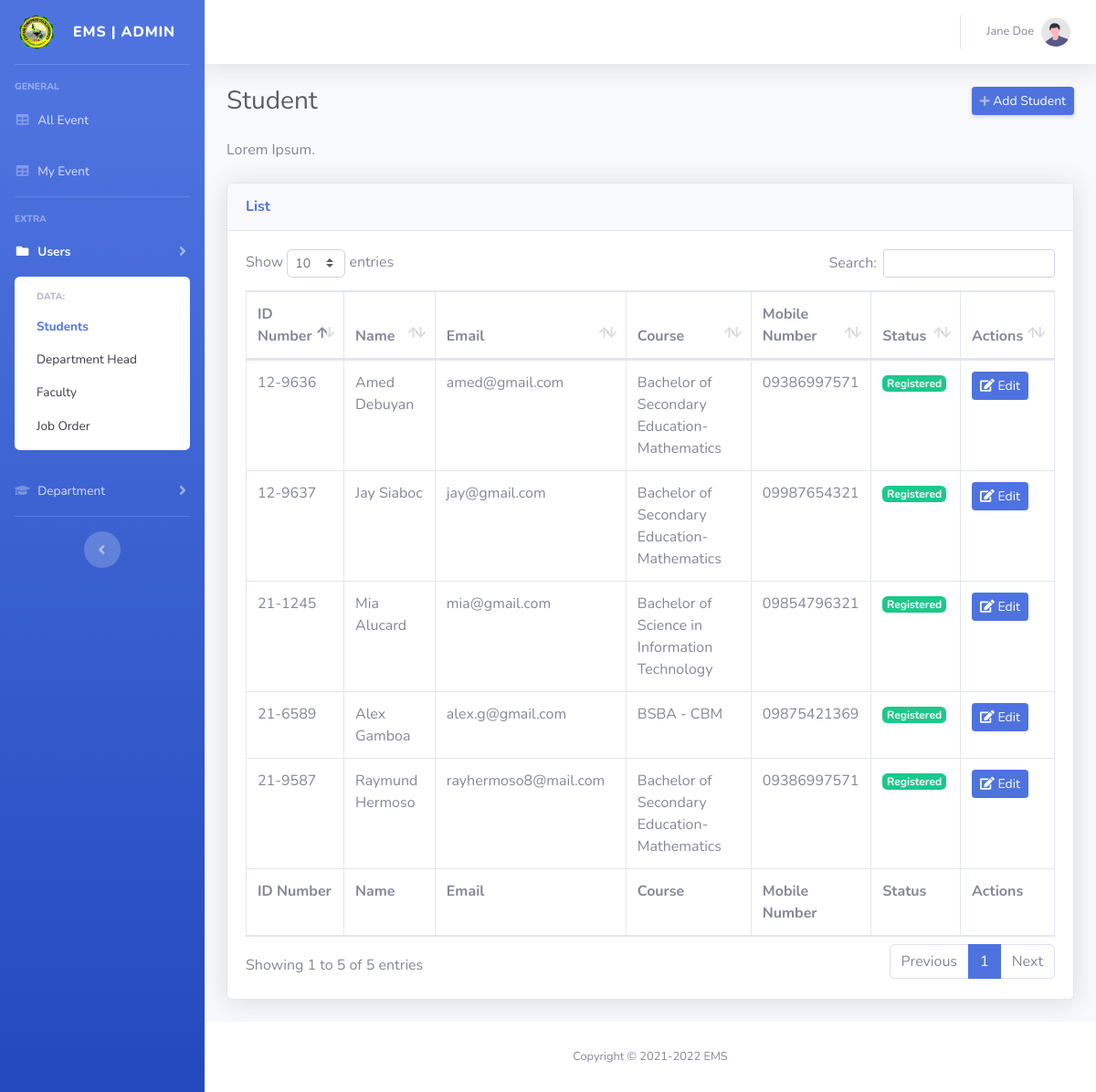
The app's page /admin/pages/student.php (signed in) with its own data.
### tables this page shows
CREATE TABLE `tbl_users` (
  `user_id` int(11) NOT NULL,
  `id_number` varchar(50) NOT NULL,
  `firstname` varchar(200) NOT NULL,
  `middlename` varchar(200) NOT NULL,
  `lastname` varchar(200) NOT NULL,
  `email` varchar(200) NOT NULL,
  `mobile_number` varchar(50) NOT NULL,
  `username` varchar(200) NOT NULL,
  `password` varchar(200) NOT NULL,
  `role` int(11) DEFAULT NULL,
  `role_all` int(11) NOT NULL
);

CREATE TABLE `tbl_student` (
  `id` int(11) NOT NULL,
  `school_id_number` varchar(200) DEFAULT NULL,
  `course_id` int(11) DEFAULT NULL
);

CREATE TABLE `tbl_course` (
  `id` int(11) NOT NULL,
  `course` varchar(200) DEFAULT NULL,
  `dept_id` int(11) DEFAULT NULL
);

### class/DbConnection.php (called while the page is built, shortened)
<?php
class DbConnection{
    private $host = 'localhost';
    private $username = 'root';
    private $password = '';
    private $database = 'ems';
    protected $connection;
    public function __construct(){
        if (!isset($this->connection)) {
            $this->connection = new mysqli($this->host, $this->username, $this->password, $this->database);
        }
        return $this->connection;
    }
}

### class/FetchDepartment.php (called while the page is built, shortened)
<?php
include_once('DbConnection.php');
class FetchDepartment extends DbConnection{
    public function getDepartmentSidebar(){
        $dept_id = isset($_GET['department']) ? $_GET['department'] : '';
        $sql = "SELECT * FROM tbl_department WHERE NOT department_code = 'All'";
        $query = $this->connection->query($sql);
        if($query->num_rows > 0){
            while($row = $query->fetch_assoc()){
                echo '<a class="collapse-item'; if($dept_id == $row['id']){echo ' active';} echo '" href=department.php?department='.$row['id'].'>'.$row['department_code'].'</a> ';
            }
        }
        else{
            return false;
        }
    }
}

### class/FetchUser.php (the view, shortened to what this page needs)
<?php
include_once('DbConnection.php');
class FetchUser extends DbConnection{
    public function getUsersStudent(){
        $sql = "SELECT a.*, b.*, c.* FROM tbl_student AS a LEFT JOIN tbl_users AS b ON a.school_id_number = b.id_number LEFT JOIN tbl_course AS c ON a.course_id = c.id";
        $query = $this->connection->query($sql);
        if($query->num_rows > 0){
            while($row = $query->fetch_assoc()){
                echo '<tr>
                        <td>'.$row['school_id_number'].'</td>
                        <td>'.$row['firstname'].' '.$row['lastname'].'</td>
                        <td>'.$row['email'].'</td>
                        <td>'.$row['course'].'</td>
                        <td>'.$row['mobile_number'].'</td>
                        <td>';
                        if($row['id_number'] == ''){
                            echo '<span class="badge badge-warning">Not Registered</span>';
                        }
                        else{
                            echo '<span class="badge badge-success">Registered</span>';
                        }
                echo    '</td>
                        <td>';
                            if($row['id_number'] != '') { echo '<a href="update_user.php?sin='.$row['school_id_number'].'" class="btn btn-primary btn-sm"><i class="fas fa-edit"></i> Edit</a>'; }
                echo    '</td>
                    </tr>';
            }
        }
        else{
            return false;
        }
    }
    public function details($sql){
        $query = $this->connection->query($sql);
        $row = $query->fetch_array();
        return $row;
    }
}

### admin/include/nav.php (shortened to what this page needs)
<nav class="navbar navbar-expand navbar-light bg-white topbar mb-4 static-top shadow">
    <ul class="navbar-nav ml-auto">
        <li class="nav-item dropdown no-arrow">
            <a class="nav-link dropdown-toggle" href="#" id="userDropdown" role="button"
                data-toggle="dropdown" aria-haspopup="true" aria-expanded="false">
                <span class="mr-2 d-none d-lg-inline text-gray-600 small"><?php echo $row['firstname'].' '.$row['lastname']; ?></span>
                <img class="img-profile rounded-circle"
                    src="../../img/undraw_profile.svg">
            </a>
        </li>
    </ul>
</nav>

### css/ems.css (style rules this page uses)
.topbar.navbar-light .navbar-nav .nav-item .nav-link { color: #858796; }

### records on screen
tbl_users: firstname "Jane", lastname "Doe"
tbl_student: school_id_number "21-9587", tbl_users.firstname "Raymund", tbl_users.lastname "Hermoso", tbl_users.email "rayhermoso8@mail.com", course.course "Bachelor of Secondary Education- Mathematics", tbl_users.mobile_number "09386997571"
tbl_student: school_id_number "12-9636", tbl_users.firstname "Amed", tbl_users.lastname "Debuyan", tbl_users.email "amed@gmail.com", course.course "Bachelor of Secondary Education- Mathematics", tbl_users.mobile_number "09386997571"
tbl_student: school_id_number "12-9637", tbl_users.firstname "Jay", tbl_users.lastname "Siaboc", tbl_users.email "jay@gmail.com", course.course "Bachelor of Secondary Education- Mathematics", tbl_users.mobile_number "09987654321"
tbl_student: school_id_number "21-1245", tbl_users.firstname "Mia", tbl_users.lastname "Alucard", tbl_users.email "mia@gmail.com", course.course "Bachelor of Science in Information Technology", tbl_users.mobile_number "09854796321"
tbl_student: school_id_number "21-6589", tbl_users.firstname "Alex", tbl_users.lastname "Gamboa", tbl_users.email "alex.g@gmail.com", course.course "BSBA - CBM", tbl_users.mobile_number "09875421369"
